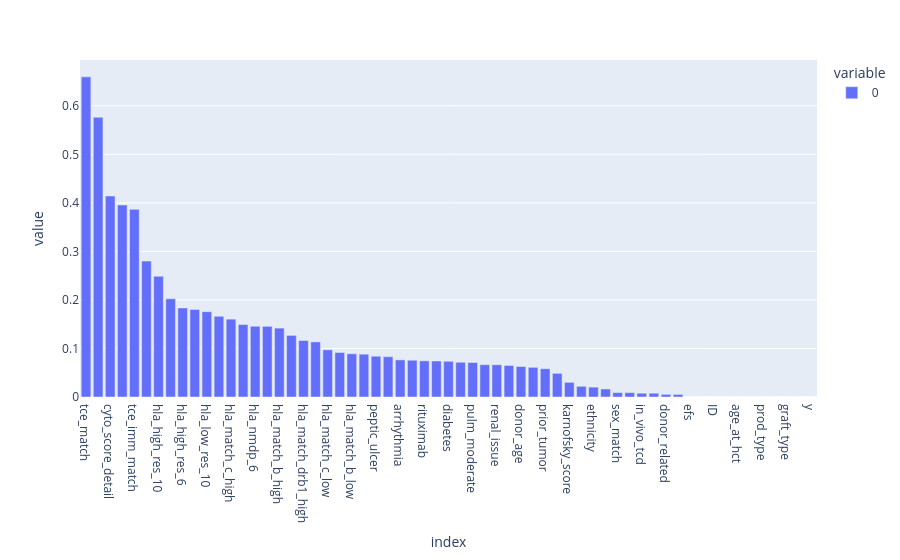

Notebook code cell kept with this figure:
### Code cell
null_counts = train.isna().sum().sort_values(ascending=False)/len(train)

px.bar(null_counts)

### Figure 1 — Plotly figure (JSON) as saved in the notebook; plotly's stock layout.template omitted (floating-point values rounded to 4 significant figures)
{"data": [{"hovertemplate": "variable=0<br>index=%{x}<br>value=%{y}<extra></extra>", "legendgroup": "0", "marker": {"color": "#636efa", "pattern": {"shape": ""}}, "name": "0", "orientation": "v", "showlegend": true, "textposition": "auto", "type": "bar", "x": ["tce_match", "mrd_hct", "cyto_score_detail", "tce_div_match", "tce_imm_match", "cyto_score", "hla_high_res_10", "hla_high_res_8", "hla_high_res_6", "hla_match_dqb1_high", "hla_low_res_10", "conditioning_intensity", "hla_match_c_high", "hla_match_a_high", "hla_nmdp_6", "hla_match_dqb1_low", "hla_match_b_high", "hla_low_res_8", "hla_match_drb1_high", "hla_low_res_6", "hla_match_c_low", "hla_match_drb1_low", "hla_match_b_low", "cardiac", "peptic_ulcer", "hla_match_a_low", "arrhythmia", "rheum_issue", "rituximab", "pulm_severe", "diabetes", "psych_disturb", "pulm_moderate", "hepatic_mild", "renal_issue", "hepatic_severe", "donor_age", "obesity", "prior_tumor", "melphalan_dose", "karnofsky_score", "cmv_status", "ethnicity", "comorbidity_score", "sex_match", "vent_hist", "in_vivo_tcd", "gvhd_proph", "donor_related", "dri_score", "efs", "efs_time", "ID", "race_group", "age_at_hct", "year_hct", "prod_type", "prim_disease_hct", "graft_type", "tbi_status", "y"], "xaxis": "x", "y": [0.6596, 0.5763, 0.414, 0.3957, 0.3866, 0.2801, 0.2487, 0.2024, 0.1835, 0.1805, 0.1758, 0.1663, 0.1604, 0.1493, 0.1457, 0.1456, 0.1419, 0.1268, 0.1164, 0.1135, 0.09722, 0.09177, 0.08906, 0.08826, 0.08399, 0.08299, 0.07646, 0.0758, 0.07458, 0.07413, 0.07358, 0.0716, 0.07108, 0.06656, 0.06649, 0.06497, 0.06278, 0.06111, 0.05826, 0.04878, 0.03021, 0.02201, 0.02038, 0.01656, 0.009062, 0.008993, 0.007812, 0.007812, 0.005486, 0.005347, 0.0, 0.0, 0.0, 0.0, 0.0, 0.0, 0.0, 0.0, 0.0, 0.0, 0.0], "yaxis": "y"}], "layout": {"barmode": "relative", "legend": {"title": {"text": "variable"}, "tracegroupgap": 0}, "margin": {"t": 60}, "xaxis": {"anchor": "y", "domain": [0, 1], "title": {"text": "index"}}, "yaxis": {"anchor": "x", "domain": [0, 1], "title": {"text": "value"}}}}
